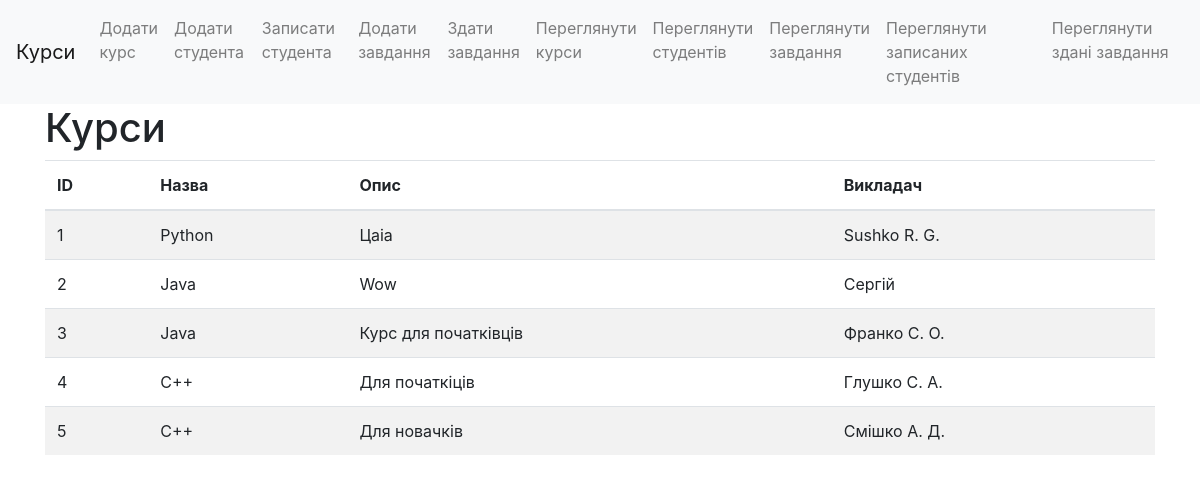
The app's page /view_courses with its own data.
### tables this page shows
CREATE TABLE courses (
            id INTEGER PRIMARY KEY,
            name TEXT NOT NULL,
            description TEXT,
            teacher TEXT NOT NULL
        );

### app.py (the view)
@app.route('/view_courses')
def view_courses():
    courses = db.fetch_courses()
    return render_template('view_courses.html', courses=courses)

### db.py (called while the page is built)
def fetch_courses():
    conn = sqlite3.connect('database.db')
    cursor = conn.cursor()
    cursor.execute('SELECT * FROM courses')
    courses = cursor.fetchall()
    conn.close()
    return courses

### templates/view_courses.html (shortened to what this page needs)
{% extends "base.html" %}
{% block content %}
<h1>Курси</h1>
<table class="table table-striped">
    <thead>
        <tr>
            <th>ID</th>
            <th>Назва</th>
            <th>Опис</th>
            <th>Викладач</th>
        </tr>
    </thead>
    <tbody>
        {% for course in courses %}
        <tr>
            <td>{{ course[0] }}</td>
            <td>{{ course[1] }}</td>
            <td>{{ course[2] }}</td>
            <td>{{ course[3] }}</td>
        </tr>
        {% endfor %}
    </tbody>
</table>
{% endblock %}

### templates/base.html (shortened to what this page needs)
<!DOCTYPE html>
<html lang="en">
<head>
    <link href="https://maxcdn.bootstrapcdn.com/bootstrap/4.5.2/css/bootstrap.min.css" rel="stylesheet">
</head>
<body>
<nav class="navbar navbar-expand-lg navbar-light bg-light">
    <a class="navbar-brand" href="/">Курси</a>
    <div class="collapse navbar-collapse">
        <ul class="navbar-nav mr-auto">
            <li class="nav-item"><a class="nav-link" href="/add_course">Додати курс</a></li>
            <li class="nav-item"><a class="nav-link" href="/add_student">Додати студента</a></li>
            <li class="nav-item"><a class="nav-link" href="/enroll_student">Записати студента</a></li>
            <li class="nav-item"><a class="nav-link" href="/add_assignment">Додати завдання</a></li>
            <li class="nav-item"><a class="nav-link" href="/submit_assignment">Здати завдання</a></li>
            <li class="nav-item"><a class="nav-link" href="/view_courses">Переглянути курси</a></li>
            <li class="nav-item"><a class="nav-link" href="/view_students">Переглянути студентів</a></li>
            <li class="nav-item"><a class="nav-link" href="/view_assignments">Переглянути завдання</a></li>
            <li class="nav-item"><a class="nav-link" href="/view_enrollments">Переглянути записаних студентів</a></li>
            <li class="nav-item"><a class="nav-link" href="/view_submissions">Переглянути здані завдання</a></li>
        </ul>
    </div>
</nav>
<div class="container">
    {% block content %}{% endblock %}
</div>
</body>
</html>

### records on screen
courses: id "1", name "Python", description "Цаіа", teacher "Sushko R. G."
courses: id "2", name "Java", description "Wow", teacher "Сергій"
courses: id "3", name "Java", description "Курс для початківців", teacher "Франко С. О."
courses: id "4", name "С++", description "Для початкіців", teacher "Глушко С. А."
courses: id "5", name "С++", description "Для новачків", teacher "Смішко А. Д."
